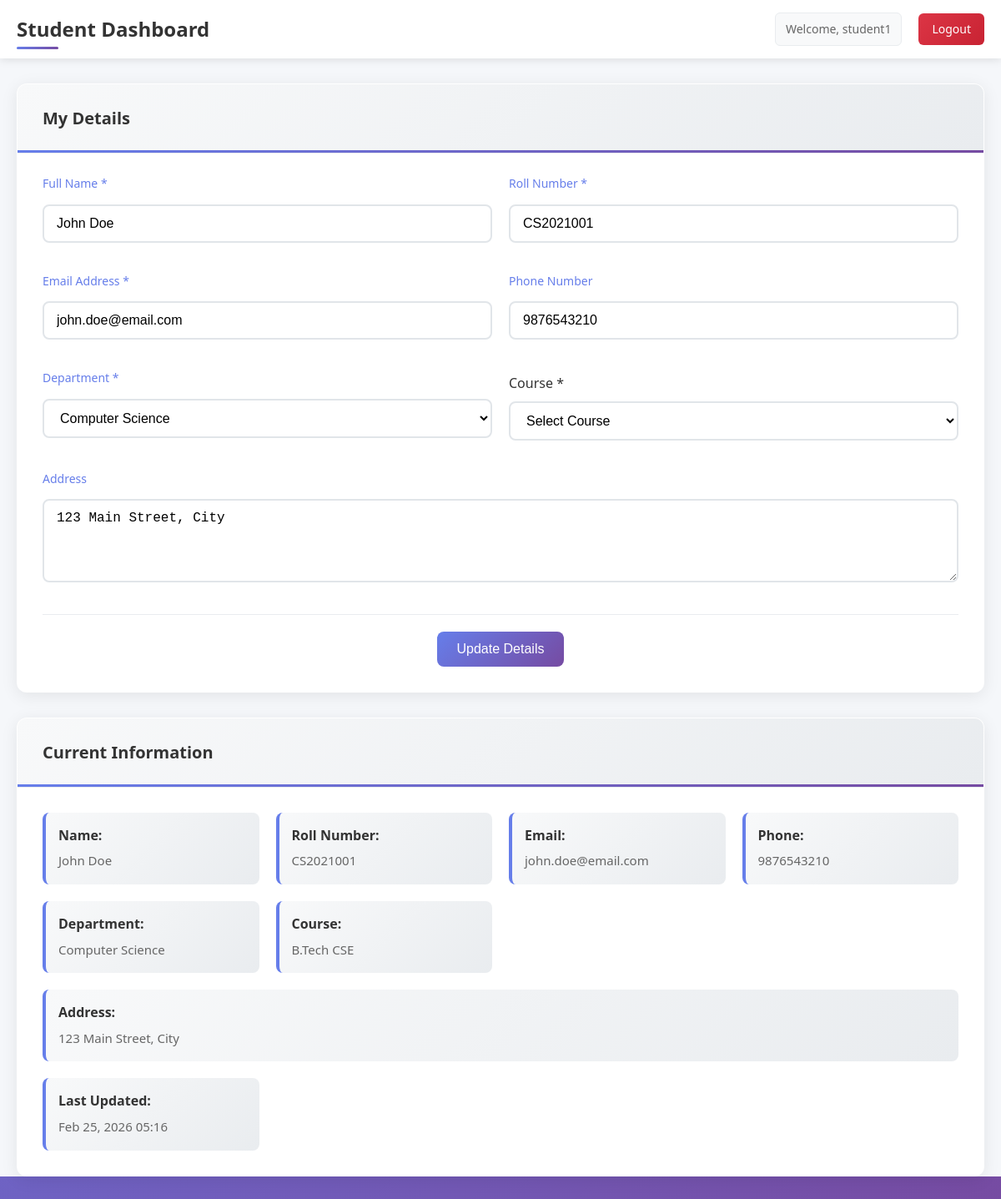
/dashboard.php (signed in), run on the app's committed database.
### tables this page shows
CREATE TABLE student_details (
    id INT AUTO_INCREMENT PRIMARY KEY,
    user_id INT NOT NULL,
    name VARCHAR(100) NOT NULL,
    roll_number VARCHAR(20) UNIQUE NOT NULL,
    email VARCHAR(100) NOT NULL,
    department VARCHAR(50) NOT NULL,
    course VARCHAR(50) NOT NULL,
    phone VARCHAR(15),
    address TEXT,
    created_at TIMESTAMP DEFAULT CURRENT_TIMESTAMP,
    updated_at TIMESTAMP DEFAULT CURRENT_TIMESTAMP ON UPDATE CURRENT_TIMESTAMP,
    FOREIGN KEY (user_id) REFERENCES users(id) ON DELETE CASCADE
);

### student.php (called while the page is built, shortened)
<?php
require_once 'database.php';
class Student {
    private $conn;
    public function __construct() {
        $database = new Database();
        $this->conn = $database->getConnection();
    }
    public function getStudentDetails($user_id) {
        $query = "SELECT * FROM student_details WHERE user_id = :user_id";
        $stmt = $this->conn->prepare($query);
        $stmt->bindParam(':user_id', $user_id);
        $stmt->execute();
        return $stmt->fetch(PDO::FETCH_ASSOC);
    }
}
?>

### database.php (called while the page is built, shortened)
<?php
class Database {
    private $host = '127.0.0.1';
    private $db_name = 'erp_system';
    private $username = 'erp_user';
    private $password = 'Himanshu@1310';
    public function getConnection() {
        try {
            $dsn = "mysql:host=" . $this->host . ";dbname=" . $this->db_name . ";charset=utf8";
            $opts = [
                PDO::ATTR_ERRMODE => PDO::ERRMODE_EXCEPTION,
                PDO::ATTR_DEFAULT_FETCH_MODE => PDO::FETCH_ASSOC,
            ];
            $this->conn = new PDO($dsn, $this->username, $this->password, $opts);
            return $this->conn;
        } catch (PDOException $e) {
            error_log("MySQL connection failed: " . $e->getMessage());
        }
    }
}
?>

### dashboard.php (the view, shortened to what this page needs)
<?php
require_once 'student.php';
$student = new Student();
$studentDetails = $student->getStudentDetails($_SESSION['user_id']);
?>
<!DOCTYPE html>
<html lang="en">
<head>
    <link rel="stylesheet" href="style.css">
</head>
<body>
    <div class="dashboard-container">
        <nav class="navbar">
            <div class="navbar-content">
                <h1>Student Dashboard</h1>
                <div class="navbar-right">
                    <div class="user-info">
                        Welcome, <?php echo htmlspecialchars($_SESSION['username']); ?>
                    </div>
                    <a href="logout.php" class="logout-btn">Logout</a>
                </div>
            </div>
        </nav>
        <div class="main-content">
            <div class="card">
                <div class="card-header">
                    <h2>My Details</h2>
                </div>
                <div class="card-body">
                    <form method="POST" class="student-form">
                        <div class="form-row">
                            <div class="form-group">
                                <label for="name">Full Name *</label>
                                <input type="text" name="name" id="name"
                                       value="<?php echo htmlspecialchars($studentDetails['name'] ?? ''); ?>"
                                       required>
                            </div>
                            <div class="form-group">
                                <label for="roll_number">Roll Number *</label>
                                <input type="text" name="roll_number" id="roll_number"
                                       value="<?php echo htmlspecialchars($studentDetails['roll_number'] ?? ''); ?>"
                                       required>
                            </div>
                        </div>
                        <div class="form-row">
                            <div class="form-group">
                                <label for="email">Email Address *</label>
                                <input type="email" name="email" id="email"
                                       value="<?php echo htmlspecialchars($studentDetails['email'] ?? ''); ?>"
                                       required>
                            </div>
                            <div class="form-group">
                                <label for="phone">Phone Number</label>
                                <input type="tel" name="phone" id="phone"
                                       value="<?php echo htmlspecialchars($studentDetails['phone'] ?? ''); ?>">
                            </div>
                        </div>
                        <div class="form-row">
                            <div class="form-group">
                                <label for="department">Department *</label>
                                <select name="department" id="department" required>
                                    <option value="Computer Science" <?php echo ($studentDetails['department'] ?? '') === 'Computer Science' ? 'selected' : ''; ?>>Computer Science</option>
                                </select>
                            </div>
                            <div class="form-group">
                                <label for="course">Course *</label>
                                <select name="course" id="course" required>
                                    <option value="">Select Course</option>
                                </select>
                            </div>
                        </div>
                        <div class="form-group">
                            <label for="address">Address</label>
                            <textarea name="address" id="address" rows="4"><?php echo htmlspecialchars($studentDetails['address'] ?? ''); ?></textarea>
                        </div>
                        <div class="form-actions">
                            <button type="submit" class="btn btn-primary">
                                <?php echo $studentDetails ? 'Update Details' : 'Save Details'; ?>
                            </button>
                        </div>
                    </form>
                </div>
            </div>
            <?php if ($studentDetails): ?>
            <div class="card">
                <div class="card-header">
                    <h2>Current Information</h2>
                </div>
                <div class="card-body">
                    <div class="info-grid">
                        <div class="info-item">
                            <strong>Name:</strong>
                            <span><?php echo htmlspecialchars($studentDetails['name']); ?></span>
                        </div>
                        <div class="info-item">
                            <strong>Roll Number:</strong>
                            <span><?php echo htmlspecialchars($studentDetails['roll_number']); ?></span>
                        </div>
                        <div class="info-item">
                            <strong>Email:</strong>
                            <span><?php echo htmlspecialchars($studentDetails['email']); ?></span>
                        </div>
                        <div class="info-item">
                            <strong>Phone:</strong>
                            <span><?php echo htmlspecialchars($studentDetails['phone'] ?: 'Not provided'); ?></span>
                        </div>
                        <div class="info-item">
                            <strong>Department:</strong>
                            <span><?php echo htmlspecialchars($studentDetails['department']); ?></span>
                        </div>
                        <div class="info-item">
                            <strong>Course:</strong>
                            <span><?php echo htmlspecialchars($studentDetails['course']); ?></span>
                        </div>
                        <div class="info-item full-width">
                            <strong>Address:</strong>
                            <span><?php echo htmlspecialchars($studentDetails['address'] ?: 'Not provided'); ?></span>
                        </div>
                        <div class="info-item">
                            <strong>Last Updated:</strong>
                            <span><?php echo date('M d, Y H:i', strtotime($studentDetails['updated_at'])); ?></span>
                        </div>
                    </div>
                </div>
            </div>
            <?php endif; ?>
        </div>
    </div>
</body>
</html>

### style.css (style rules this page uses)
* { margin: 0; padding: 0; box-sizing: border-box; }
body { font-family: "Segoe UI", Tahoma, Geneva, Verdana, sans-serif; background: linear-gradient(135deg, #667eea 0%, #764ba2 100%); min-height: 100vh; line-height: 1.6; }
.form-group { margin-bottom: 20px; position: relative; }
.form-group.focused label { color: #667eea; transform: translateY(-5px); font-size: 14px; }
.form-group label { display: block; margin-bottom: 8px; color: #333; font-weight: 500; transition: all 0.3s ease; }
.form-group input, .form-group select { width: 100%; padding: 12px 15px; border: 2px solid #e1e5e9; border-radius: 8px; font-size: 16px; transition: all 0.3s ease; background: white; }
.form-group select option { padding: 8px; }
.dashboard-container { min-height: 100vh; background: #f5f7fa; }
.navbar { background: white; padding: 15px 0; box-shadow: 0 2px 10px rgba(0, 0, 0, 0.1); margin-bottom: 30px; position: sticky; top: 0; z-index: 100; }
.navbar-content { max-width: 1200px; margin: 0 auto; padding: 0 20px; display: flex; justify-content: space-between; align-items: center; }
.navbar h1 { color: #333; font-size: 24px; font-weight: 600; position: relative; }
.navbar h1::after { content: ""; position: absolute; bottom: -5px; left: 0; width: 50px; height: 3px; background: linear-gradient(135deg, #667eea 0%, #764ba2 100%); border-radius: 2px; }
.navbar-right { display: flex; align-items: center; gap: 20px; }
.user-info { color: #666; font-size: 14px; padding: 8px 12px; background: #f8f9fa; border-radius: 6px; border: 1px solid #e9ecef; }
.logout-btn { padding: 8px 16px; background: linear-gradient(135deg, #dc3545 0%, #c82333 100%); color: white; text-decoration: none; border-radius: 6px; font-size: 14px; transition: all 0.3s ease; position: relative; overflow: hidden; }
.main-content { max-width: 1200px; margin: 0 auto; padding: 0 20px; }
.card { background: white; border-radius: 12px; box-shadow: 0 4px 20px rgba(0, 0, 0, 0.08); overflow: hidden; margin-bottom: 30px; transition: all 0.3s ease; border: 1px solid rgba(255, 255, 255, 0.2); }
.card-header { padding: 25px 30px; border-bottom: 1px solid #e9ecef; background: linear-gradient(135deg, #f8f9fa 0%, #e9ecef 100%); position: relative; }
.card-header::before { content: ""; position: absolute; bottom: 0; left: 0; right: 0; height: 3px; background: linear-gradient(135deg, #667eea 0%, #764ba2 100%); }
.card-header h2 { color: #333; font-size: 20px; font-weight: 600; }
.card-body { padding: 30px; }
.form-row { display: grid; grid-template-columns: repeat(auto-fit, minmax(250px, 1fr)); gap: 20px; margin-bottom: 20px; }
.form-group input, .form-group select, .form-group textarea { width: 100%; padding: 12px 15px; border: 2px solid #e1e5e9; border-radius: 8px; font-size: 16px; transition: all 0.3s ease; background: white; }
.form-group textarea { resize: vertical; min-height: 100px; }
.btn { padding: 12px 24px; border: none; border-radius: 8px; font-size: 16px; font-weight: 500; cursor: pointer; text-decoration: none; display: inline-block; transition: all 0.3s ease; position: relative; overflow: hidden; }
.btn-primary { background: linear-gradient(135deg, #667eea 0%, #764ba2 100%); color: white; }
.form-actions { margin-top: 30px; text-align: center; padding-top: 20px; border-top: 1px solid #e9ecef; }
.form-actions .btn { margin: 0 10px; }
.info-grid { display: grid; grid-template-columns: repeat(auto-fit, minmax(250px, 1fr)); gap: 20px; }
.info-item { padding: 15px; background: linear-gradient(135deg, #f8f9fa 0%, #e9ecef 100%); border-radius: 8px; border-left: 4px solid #667eea; transition: all 0.3s ease; }
.info-item.full-width { grid-column: 1 / -1; }
.info-item strong { display: block; color: #333; margin-bottom: 5px; font-weight: 600; }
.info-item span { color: #666; font-size: 15px; }
.student-form { max-width: none; }

### data on the page
student_details: name "John Doe", roll_number "CS2021001", email "john.doe@email.com", phone "9876543210", department "Computer Science", address "123 Main Street, City", course "B.Tech CSE", updated_at "Feb 25, 2026 05:16"

### other printed values
$_SESSION['username'] "student1"
